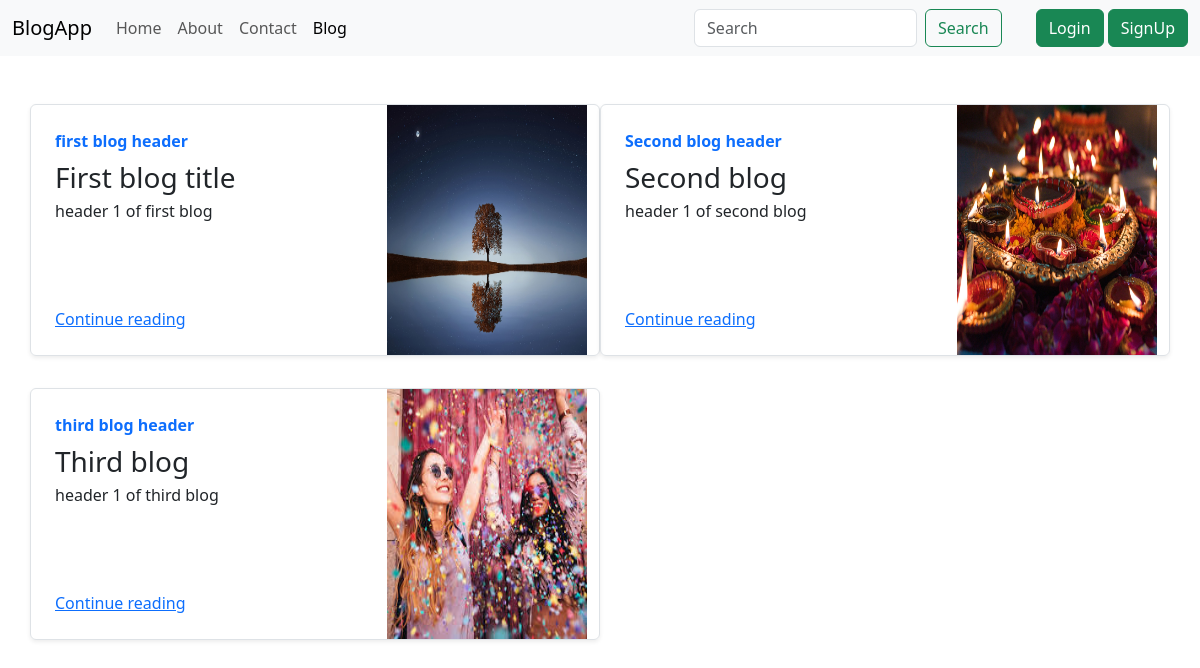
Screenshot of /blog/ with the database file from the repository.
### blog/models.py (models this page shows, shortened)
class Blogpost(models.Model):
    post_id = models.AutoField(primary_key=True)
    title = models.CharField(max_length=50)
    head0 = models.CharField(max_length=500, default="")
    chead0 = models.CharField(max_length=5000, default="")
    head1 = models.CharField(max_length=500, default="")
    chead1 = models.CharField(max_length=5000, default="")
    head2 = models.CharField(max_length=500, default="")
    chead2 = models.CharField(max_length=5000, default="")
    pub_date = models.DateField()
    thumbnail = models.ImageField(upload_to='blog/images', default="")

### blog/views.py (the view)
# urls.py: path("", views.blogHome,name="blog_home"),
def blogHome(request):
    myposts= Blogpost.objects.all()
    return render(request,'blog/blogHome.html',{'myposts': myposts})

### templates/blog/blogHome.html (shortened to what this page needs)
{%extends 'base.html'%}
{% block blogactive %}active{% endblock blogactive %}
{% block body %}
<div class="container mt-5">
  <div class="row my-2">
      {% for item in myposts %}
      <div class="col-md-6">
          <div class="row no-gutters border rounded overflow-hidden flex-md-row mb-4 shadow-sm h-md-250 position-relative">
              <div class="col p-4 d-flex flex-column position-static">
                  <strong class="d-inline-block mb-2 text-primary">
                       {{item.head0}}
                  </strong>
                  <h3 class="mb-0">{{item.title}}</h3>
                  <p class="card-text mb-auto">{{item.head1}}</p>
                  <a href="/blog/{{item.post_id}}" class="stretched-link">Continue reading</a>
              </div>
              <div class="col-auto d-none d-lg-block">
                  <img src="/media/{{item.thumbnail}}" class="bd-placeholder-img" width="200" height="250" aria-label="Placeholder: Thumbnail">
              </div>
          </div>
      </div>
      {% if forloop.counter|divisibleby:2%}
  </div>
  <div class="row my-2">
      {%endif%}
      {%endfor%}</div>
</div>
{% endblock body %}

### templates/base.html (shortened to what this page needs)
<!doctype html>
<html lang="en">
  <head>
    <link href="https://cdn.jsdelivr.net/npm/bootstrap@5.3.0/dist/css/bootstrap.min.css" rel="stylesheet">
    <nav class="navbar navbar-expand-lg bg-body-tertiary">
      <div class="container-fluid">
        <a class="navbar-brand" href="/">BlogApp</a>
        <div class="collapse navbar-collapse" id="navbarSupportedContent">
          <ul class="navbar-nav me-auto mb-2 mb-lg-0">
            <li class="nav-item">
              <a class="nav-link {% block homeactive %}{% endblock homeactive %}" aria-current="page" href="/">Home</a>
            </li>
            <li class="nav-item">
              <a class="nav-link {% block aboutactive %}{% endblock aboutactive %}" href="/about">About</a>
            </li>
            <li class="nav-item">
              <a class="nav-link {% block contactactive %}{% endblock contactactive %}" href="/contact">Contact</a>
            </li>
            <li class="nav-item">
              <a class="nav-link {% block blogactive %}{% endblock blogactive %}" href="/blog">Blog</a>
            </li>
          </ul>
          <form class="d-flex" role="search" method= "get" action="/search">
            <input class="form-control me-2" type="search" placeholder="Search" aria-label="Search" name="query" id="search">
            <button class="btn btn-outline-success" type="submit" style="margin-right:10%">Search</button>
          </form>
          <div>
            {% if user.is_authenticated %}
            <li class="nav-item dropdown" style="list-style-type:none">
              <a class="nav-link dropdown-toggle" role="button" data-bs-toggle="dropdown" aria-expanded="false">
                Welcome {{request.user}}
              </a>
              <ul class="dropdown-menu">
                <li><a class="dropdown-item" href="logout/">Logout</a></li>
              </ul>
            </li>
            {% else %}
            <button type="button" class="btn btn-success"  data-bs-toggle="modal" data-bs-target="#loginModal">
              Login
            </button>
            <button type="button" class="btn btn-success" data-bs-toggle="modal" data-bs-target="#signupModal">
              SignUp
            </button>
            {% endif %}
          </div>
        </div>
      </div>
    </nav>
  </head>
  <body>
    {% block body %}{% endblock body %}
  </body>
</html>

### rows the page displays
Blogpost: head0 "first blog header", title "First blog title", head1 "header 1 of first blog", thumbnail (picture)
Blogpost: head0 "Second blog header", title "Second blog", head1 "header 1 of second blog", thumbnail (picture)
Blogpost: head0 "third blog header", title "Third blog", head1 "header 1 of third blog", thumbnail (picture)
